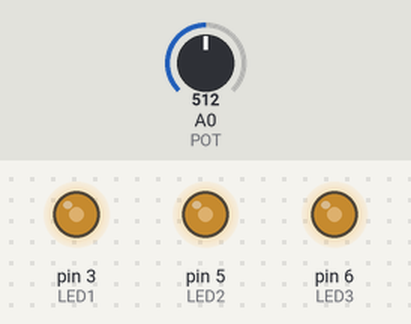
A sketch run on a simulated Arduino Uno, built with avr-gcc and run on an emulated ATmega328P. Shown: output pins drawn as LEDs (lit = HIGH). Inputs (shaded band) come from the test bench; at power-on: A0 (POT) = 512.

Above: at 1.2 s.
1.3 s: A0 (POT) set to 716
At 2.1 s:
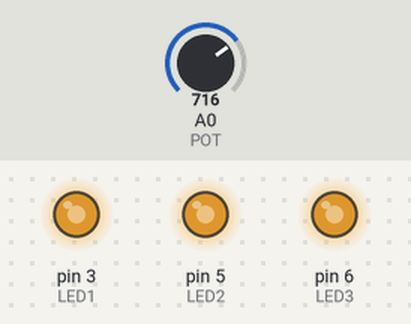
2.8 s: A0 (POT) set to 900
At 3.2 s:
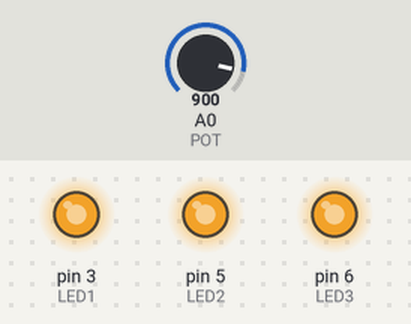
4.3 s: A0 (POT) set to 122
At 5.5 s:
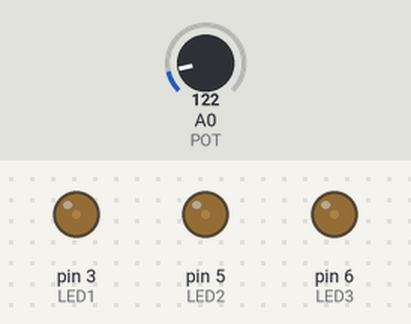
5.8 s: A0 (POT) set to 0
At 6.7 s:
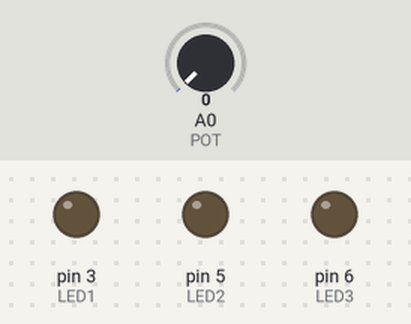
Timing chart, 0 to 8.3 s (numbered marks = the images above; inputs shaded):
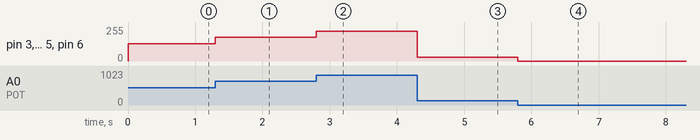

The sketch:

LedsPotenciometro.ino
```cpp
//PR2MOD1
int LED1=3;
int LED2=5;
int LED3=6;
int REGULAR;
int POT=A0;
void setup(){
  pinMode(LED1, OUTPUT);
  pinMode(LED2, OUTPUT);
  pinMode(LED3, OUTPUT);
  }
void loop(){
  REGULAR =analogRead(POT)/4;
  analogWrite(LED1,REGULAR);
  analogWrite(LED2,REGULAR);
  analogWrite(LED3,REGULAR);
  }
```

Measured:
- after the input at 1.3 s, pin 3 (LED1), pin 5 (LED2), pin 6 (LED3): 128/255 → 179/255 at once
- after the input at 2.8 s, pin 3 (LED1), pin 5 (LED2), pin 6 (LED3): 179/255 → 225/255 at once
- after the input at 4.3 s, pin 3 (LED1), pin 5 (LED2), pin 6 (LED3): 225/255 → 30/255 at once
- after the input at 5.8 s, pin 3 (LED1), pin 5 (LED2), pin 6 (LED3): 30/255 → 0/255 at once
